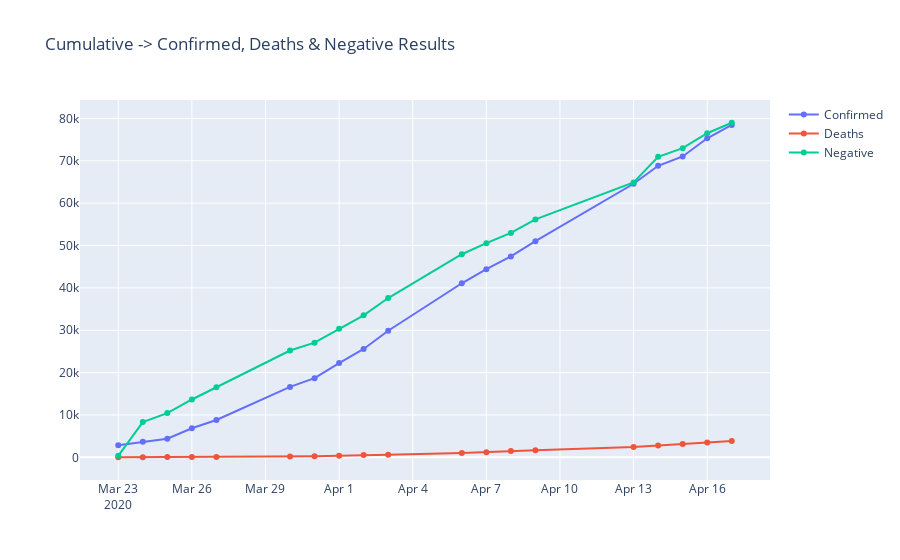

Source (notebook cell):
### Code cell
fig = go.Figure()
fig.add_trace(go.Scatter(x=comb_df['date'], y=comb_df['cumpositive'], 
                         mode='lines+markers', name='Confirmed'))
fig.add_trace(go.Scatter(x=comb_df['date'], y=comb_df['cumdeath'], 
                         mode='lines+markers', name='Deaths'))
fig.add_trace(go.Scatter(x=comb_df['date'], y=comb_df['cumnegative'], 
                         mode='lines+markers', name='Negative'))

fig.update_layout(
        xaxis_title="",
        yaxis_title="",
        title = 'Cumulative -> Confirmed, Deaths & Negative Results'
#         title = 'CDF [Log Scale]-> Confirmed, Deaths & Negative Results',
        #yaxis_type="log"
    )
fig.show()

### Figure 1 — Plotly figure (JSON) as saved in the notebook; plotly's stock layout.template omitted (floating-point values rounded to 4 significant figures)
{"data": [{"mode": "lines+markers", "name": "Confirmed", "type": "scatter", "x": ["2020-03-23", "2020-03-24", "2020-03-25", "2020-03-26", "2020-03-27", "2020-03-30", "2020-03-31", "2020-04-01", "2020-04-02", "2020-04-03", "2020-04-06", "2020-04-07", "2020-04-08", "2020-04-09", "2020-04-13", "2020-04-14", "2020-04-15", "2020-04-16", "2020-04-17"], "y": [2844, 3675, 4402, 6876, 8825, 16636, 18696, 22255, 25590, 29895, 41090, 44416, 47437, 51027, 64584, 68824, 71030, 75317, 78467]}, {"mode": "lines+markers", "name": "Deaths", "type": "scatter", "x": ["2020-03-23", "2020-03-24", "2020-03-25", "2020-03-26", "2020-03-27", "2020-03-30", "2020-03-31", "2020-04-01", "2020-04-02", "2020-04-03", "2020-04-06", "2020-04-07", "2020-04-08", "2020-04-09", "2020-04-13", "2020-04-14", "2020-04-15", "2020-04-16", "2020-04-17"], "y": [27, 44, 62, 81, 108, 198, 267, 355, 537, 646, 1003, 1232, 1504, 1700, 2443, 2805, 3156, 3518, 3840]}, {"mode": "lines+markers", "name": "Negative", "type": "scatter", "x": ["2020-03-23", "2020-03-24", "2020-03-25", "2020-03-26", "2020-03-27", "2020-03-30", "2020-03-31", "2020-04-01", "2020-04-02", "2020-04-03", "2020-04-06", "2020-04-07", "2020-04-08", "2020-04-09", "2020-04-13", "2020-04-14", "2020-04-15", "2020-04-16", "2020-04-17"], "y": [359, 8325, 10452, 13661, 16547, 25224, 27077, 30387, 33520, 37608, 47942, 50558, 52979, 56165, 64885, 70950, 72991, 76513, 78982]}], "layout": {"title": {"text": "Cumulative -> Confirmed, Deaths & Negative Results"}, "xaxis": {"title": {"text": ""}}, "yaxis": {"title": {"text": ""}}}}
